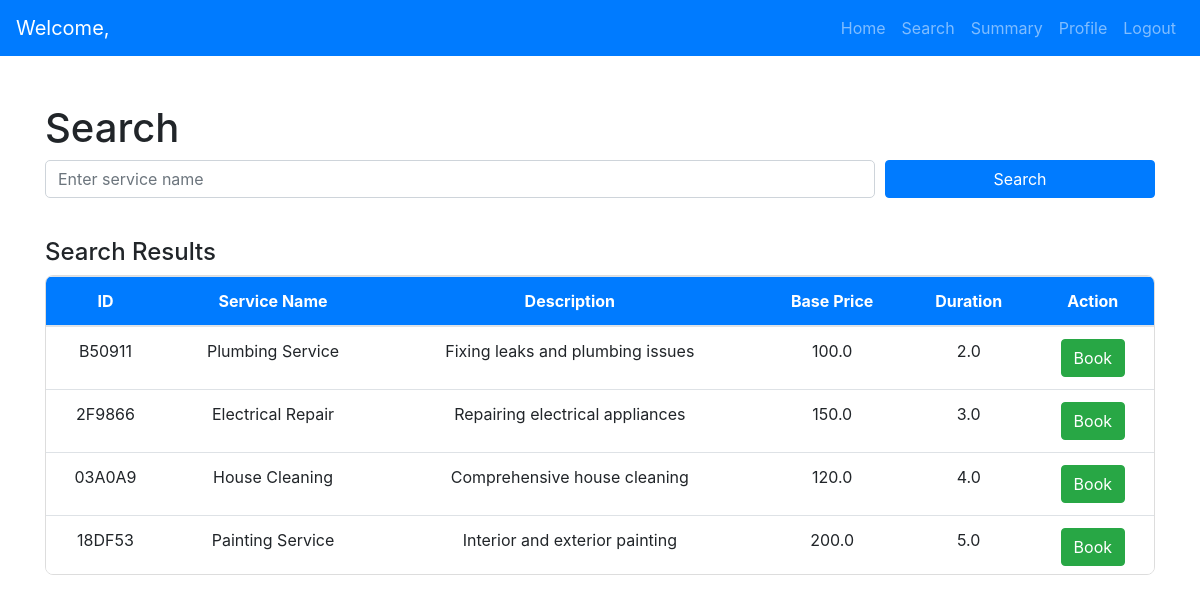
/customer_search, run on an earlier commit of the app's database.
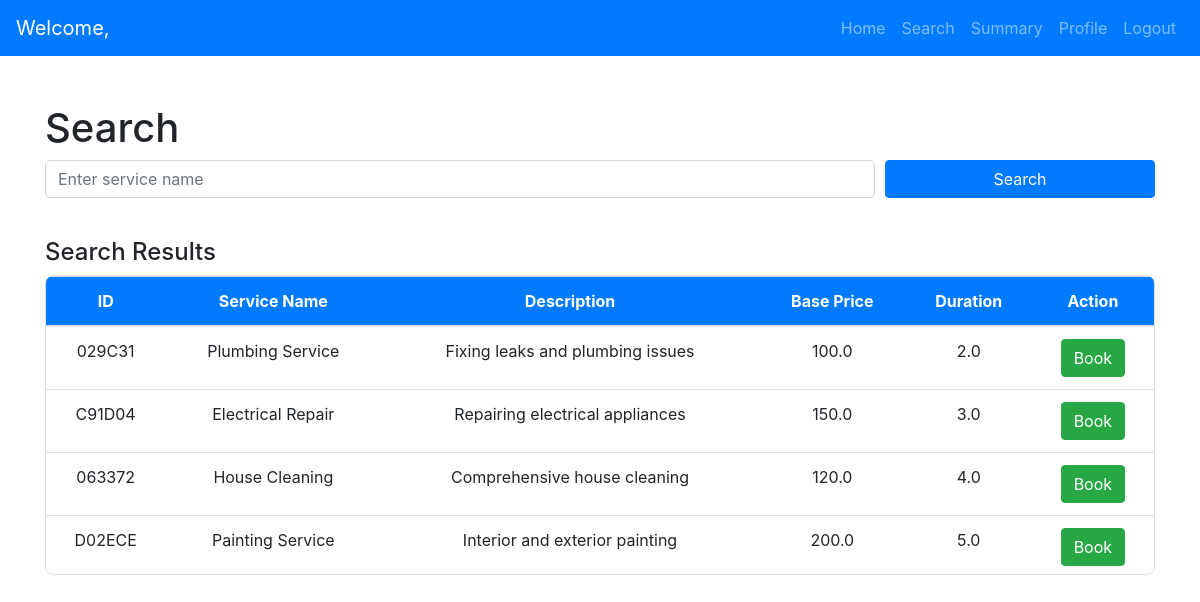
And on a later commit of the database.
### models.py (models this page shows)
class Service(db.Model):
    __tablename__ = 'services'
    id = db.Column(db.String(6), primary_key=True, default=generate_unique_id, unique=True)
    service_name = db.Column(db.String(100), nullable=False)
    service_description = db.Column(db.Text, nullable=True)
    price = db.Column(db.Float, nullable=False)
    duration = db.Column(db.Float, nullable=True)
    requests = db.relationship('Request', back_populates='service', lazy=True, passive_deletes=True)

### app.py (the view)
@app.route('/customer_search', methods=['GET'])
def customer_search():
    customer_id = session.get('user_id')
    customer = Customer.query.get(customer_id)
    search_query = request.args.get('search_query', '')
    query = Service.query
    if search_query:
        query = query.filter(Service.service_name.contains(search_query) | Service.service_description.contains(search_query))
    filtered_services = query.all()
    return render_template(
        'customer/customer_search.html',
        customer=customer,
        search_query=search_query,
        filtered_services=filtered_services
    )

### templates/customer/customer_search.html (shortened to what this page needs)
<!DOCTYPE html>
<html lang="en">
<head>
    <link href="https://stackpath.bootstrapcdn.com/bootstrap/4.5.2/css/bootstrap.min.css" rel="stylesheet">
</head>
<body>
    {% extends 'base.html' %}
    {% block navbar %}
        {% include 'navbars/customer_navbar.html' %}
    {% endblock %}
    {% block content %}
    <div class="container mt-5">
        <h1>Search</h1>
        <form method="GET" action="{{ url_for('customer_search') }}">
            <div class="form-row">
                <div class="form-group col-md-9">
                    <input type="text" class="form-control" id="search_query" name="search_query" value="{{ search_query }}" placeholder="Enter service name">
                </div>
                <div class="form-group col-md-3 align-self-end">
                    <button type="submit" class="btn btn-primary btn-block">Search</button>
                </div>
            </div>
        </form>
        {% if filtered_services %}
            <div class="container-box mt-4">
                <h4>Search Results</h4>
                <div class="table-container">
                    <table class="table table-hover">
                        <thead>
                            <tr>
                                <th>ID</th>
                                <th>Service Name</th>
                                <th>Description</th>
                                <th>Base Price</th>
                                <th>Duration</th>
                                <th>Action</th>
                            </tr>
                        </thead>
                        <tbody>
                            {% for service in filtered_services %}
                            <tr>
                                <td>{{ service.id }}</td>
                                <td>{{ service.service_name }}</td>
                                <td>{{ service.service_description }}</td>
                                <td>{{ service.price }}</td>
                                <td>{{ service.duration }}</td>
                                <td>
                                    <button type="button" class="btn btn-success" data-toggle="modal"           data-target="#bookServiceModal"
                                        data-service-id="{{ service.id }}" data-service-name="{{ service.service_name }}"
                                        data-description="{{ service.service_description }}" data-base-price="{{ service.price }}"
                                        data-duration="{{ service.duration }}">
                                    Book
                                </button>
                                </td>
                            </tr>
                            {% endfor %}
                        </tbody>
                    </table>
                </div>
            </div>
        {% else %}
            <div class="alert alert-info mt-4">No results found.</div>
        {% endif %}
    </div>
    {% include 'customer/book_service.html' %}
    {% endblock %}

What changed in the data, as far as the page shows it:
removed Service: id "B50911", service_name "Plumbing Service", service_description "Fixing leaks and plumbing issues", price "100.0", duration "2.0"
removed Service: id "2F9866", service_name "Electrical Repair", service_description "Repairing electrical appliances", price "150.0", duration "3.0"
removed Service: id "03A0A9", service_name "House Cleaning", service_description "Comprehensive house cleaning", price "120.0", duration "4.0"
removed Service: id "18DF53", service_name "Painting Service", service_description "Interior and exterior painting", price "200.0", duration "5.0"
added Service: id "029C31", service_name "Plumbing Service", service_description "Fixing leaks and plumbing issues", price "100.0", duration "2.0"
added Service: id "C91D04", service_name "Electrical Repair", service_description "Repairing electrical appliances", price "150.0", duration "3.0"
added Service: id "063372", service_name "House Cleaning", service_description "Comprehensive house cleaning", price "120.0", duration "4.0"
added Service: id "D02ECE", service_name "Painting Service", service_description "Interior and exterior painting", price "200.0", duration "5.0"
